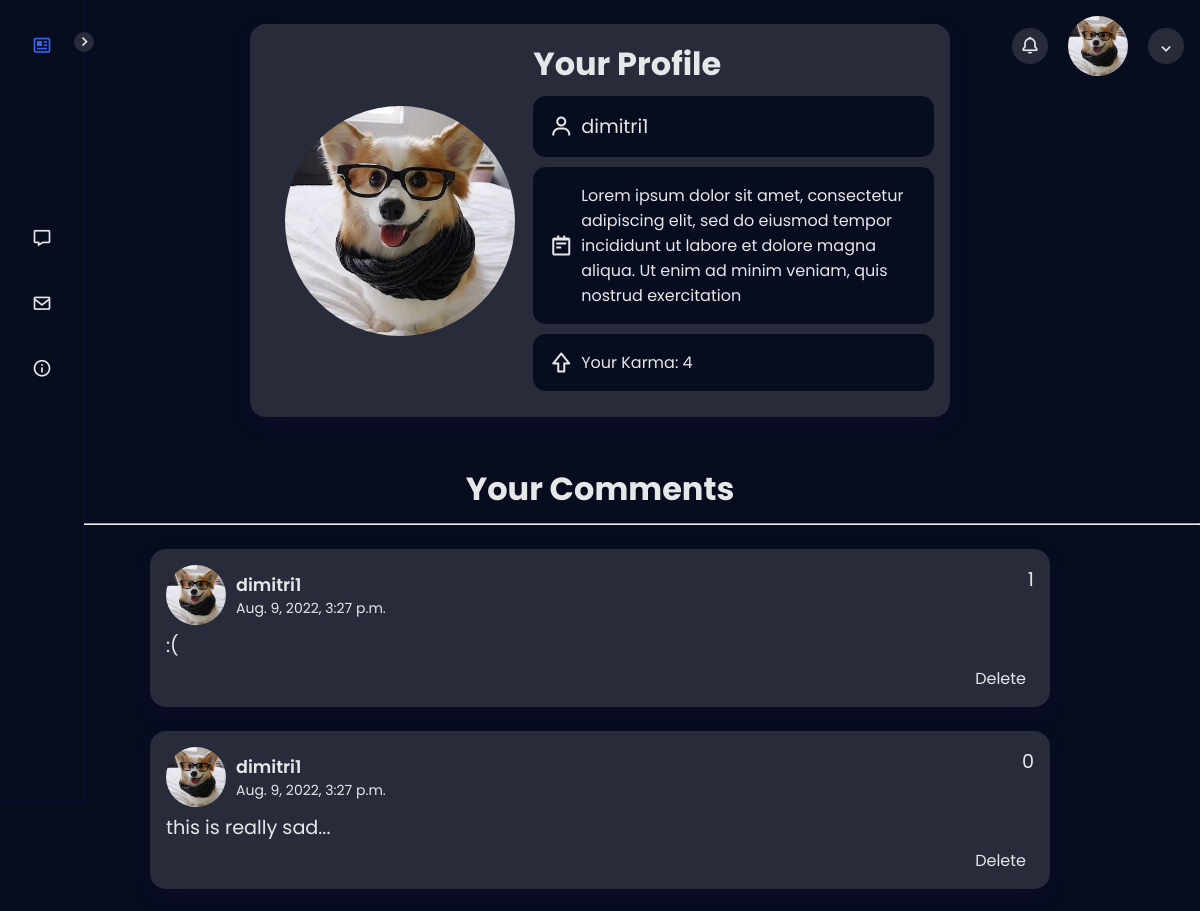
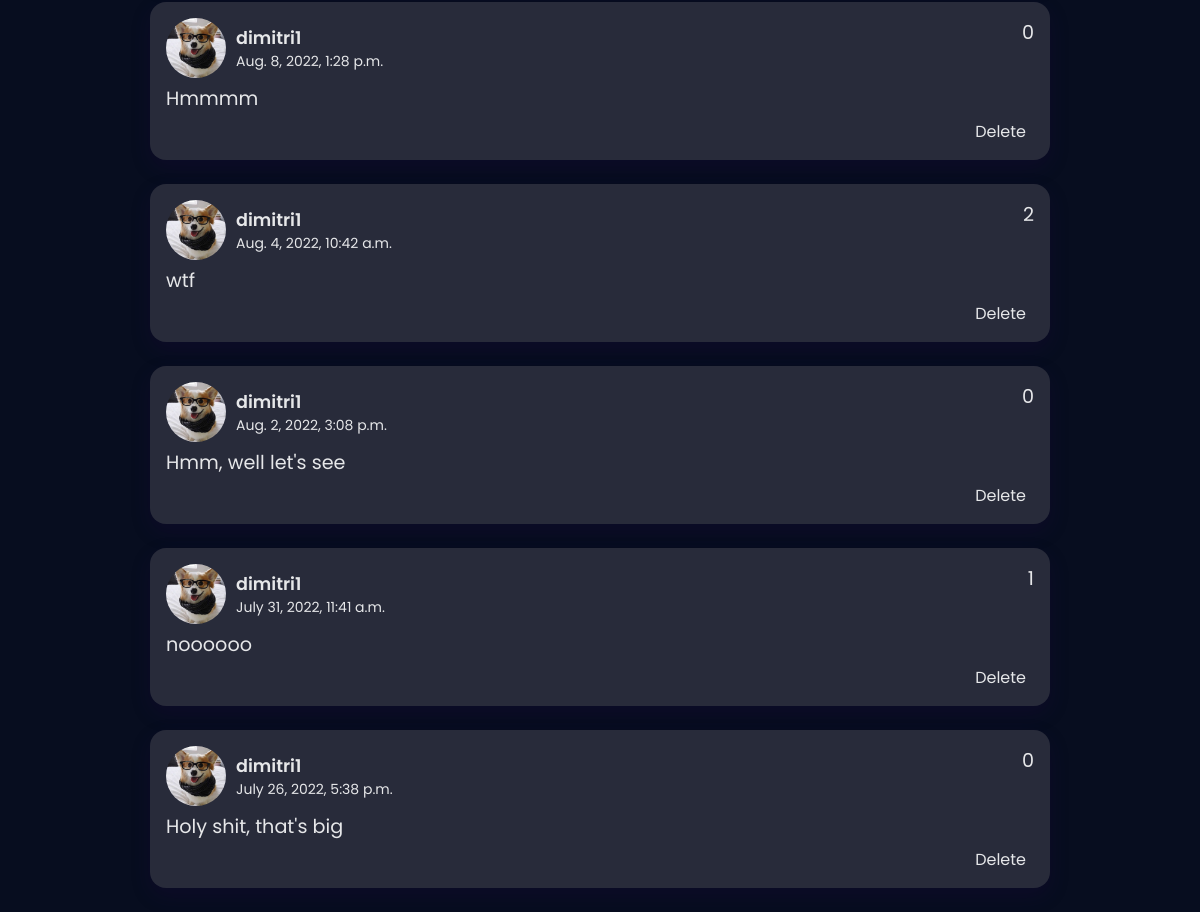
The page /u/c5399a23-36cf-4a9a-b5d0-565877114f48/ (signed in) on the database its author committed (2 pictures, top to bottom).
### users/models.py (models this page shows, shortened)
class Profile(models.Model):
    user = models.OneToOneField(
        User, on_delete=models.CASCADE, null=True, blank=True)
    email = models.EmailField(max_length=500, null=True, blank=True)
    username = models.CharField(max_length=200, null=True, blank=True)
    short_bio = models.CharField(max_length=1000, null=True, blank=True)
    profile_image = models.ImageField(null=True, blank=True,
                                    upload_to='static/imgs/profiles/', default='static/imgs/profiles/profile_default.png')
    created = models.DateTimeField(auto_now_add=True)
    id = models.UUIDField(default=uuid.uuid4, unique=True,
                        primary_key=True, editable=False)

class Comment(models.Model):
    owner = models.ForeignKey(Profile, on_delete=models.CASCADE, null=True, blank=True)
    post = models.ForeignKey(Article, on_delete=models.CASCADE, null=True, blank=True)
    comment_body = models.TextField(max_length=2000)
    answers = models.ManyToManyField('Answer', blank=True)
    is_answer = models.BooleanField(default=False)
    activities = models.ManyToManyField('Activity', blank=True)
    created = models.DateTimeField(auto_now_add=True)
    id = models.UUIDField(default=uuid.uuid4, unique=True,
                        primary_key=True, editable=False)

### users/views.py (the view)
# urls.py: path('u/<str:pk>/', views.userProfile, name='user_profile'),
def userProfile(request, pk):
    context = {}
    single_user = Profile.objects.get(id=pk)
    comments = Comment.objects.filter(owner=single_user).order_by('-created')
    if request.user.is_authenticated:
        profile = Profile.objects.get(user=request.user)
    context = {'single_user': single_user, 'comments': comments, 'profile': profile}
    return render(request, 'users/user_profile.html', context)

### news/templatetags/news_tags.py (called while the page is built)
@register.filter(name='comment_rating')
def comment_rating(comment_id):
    comment = Comment.objects.get(id=comment_id)
    activities = comment.activity_set.all()
    upvotes = activities.filter(activity_type='U').count()
    downvotes = activities.filter(activity_type='D').count()
    rating = upvotes - downvotes
    return rating

@register.filter(name='rating_count')
def rating_count(user_id):
    user_profile = Profile.objects.get(id=user_id)
    comments = Comment.objects.filter(owner=user_profile)
    count = 0
    for comment in comments:
        count += comment_rating(comment.id)
    return count

### users/templates/users/user_profile.html (shortened to what this page needs)
{% extends 'main.html' %}
{% load news_tags %}
{% block content %}
<div class="profile-wrapper">
    <div class="profile">
        <div class="profile__contents">
            <div class="profile__img">
                <img src="{{ single_user.profile_image.url }}" class="profile__img_wrapped" />
            </div>
            <div class="profile__header">
                {% if request.user.is_authenticated and request.user == single_user.user %}
                <h1>Your Profile</h1>
                {% else %}
                <h1>{{single_user.username}}'s Profile</h1>
                {% endif %}
            </div>
            <div class="profile__info">
                <div class="profile__box">
                    <i class='bx bx-user profile__icon'></i>
                    <span class="profile__username">{{ single_user.username }}</span>
                </div>
                <div class="profile__box">
                    <i class='bx bx-notepad profile__icon'></i>
                    <span class="profile__bio">{{ single_user.short_bio }}</span>
                </div>
                <div class="profile__box">
                    <i class='bx bx-upvote profile__icon' ></i>
                    <span>Your Karma: {{ single_user.id|rating_count }}</span>
                </div>
            </div>
        </div>
    </div>
    <div class="profile__comments__header">
        <h1>Your Comments</h1>
    </div>
    <hr>
    <div class="article__comments_history">
        {% for comment in comments %}
        <div class="article__comments_body">
            <a class="comment_link_wrapper" href="{% url 'single_article' comment.post.link_main %}">
                <div class="article__comment_user">
                    <div class="acc__comment_user_left">
                        <img class="acc__comment_user_img" src="{{ comment.owner.profile_image.url }}" />
                        <div class="acc__comment_user_time">
                            <p class="acc__comment_username">{{ comment.owner.username }}</p>
                            <p class="acc__comment_time">{{ comment.created }}</p>
                        </div>
                    </div>
                    <div class="acc__comment_user_right">
                        <div class="acc__comment_vote">
                            <span>{{ comment.id|comment_rating }}</span>
                        </div>
                    </div>
                </div>
                <div class="article__comment_content">
                    <div class="article__comment_text">
                        <p class="article__comment_text_comment">{{ comment.comment_body|linebreaksbr }}</p>
                    </div>
                </a>
                    <div class="article__comment_answer">
                        {% if request.user.is_authenticated %}
                            {% if request.user == comment.owner.user %}
                                <a href="{% url 'delete_comment' comment.id %}" class="article__comment_delete_btn">Delete</a>
                            {% endif %}
                        {% endif %}
                    </div>
                </div>
        </div>
        {% endfor %}
{% endblock %}

### templates/main.html (shortened to what this page needs)
{% load static %}
<!DOCTYPE html>
    <html lang="en">
    <head>
        <link href="https://www.cssscript.com/demo/sticky.css" rel="stylesheet" type="text/css">
        <link href='https://unpkg.com/boxicons@2.1.2/css/boxicons.min.css' rel='stylesheet'>
        <link rel="stylesheet" href="{% static 'styles/main.css' %}">
    </head>
    <body>
        {% include 'navbar.html' %}
        {% include 'acc_show.html' %}
        {% block content %}
        {% endblock %}
    </body>
</html>

### templates/navbar.html (shortened to what this page needs)
<div class="nav" id="nav">
    <nav class="nav__content">
        <div class="nav__toggle" id="nav-toggle">
            <i class='bx bx-chevron-right' ></i>
        </div>
        <a href="{% url 'news_main' %}" class="nav__logo">
            <i class='bx bx-news' ></i>
        </a>
        <div class="nav__list">
            <a href="#" class="nav__link">
                <i class='bx bx-message' ></i>
            </a>
            <a href="{% url 'inbox' %}" class="nav__link">
                <i class='bx bx-envelope' ></i>
            </a>
            <a href="{% url 'about_page' %}" class="nav__link">
                <i class='bx bx-info-circle'></i>
            </a>
        </div>
    </nav>
</div>

### templates/acc_show.html (shortened to what this page needs)
{% load static %}
<div class="acc_show">
    <div class="acc_show_btns">
        <div class="acc_icon">
            <div class="acc_notifications_btn">
                <i class='bx bx-bell'></i>
            </div>
        </div>
        {% if request.user.is_authenticated %}
        <a class="acc_logged_in" href="{% url 'user_profile' profile.id %}">
            <img src="{{ profile.profile_image.url }}" class="acc_login_img">
        </a>
        <div class="acc_icon" id="acc_show_menu" onclick="showAccMenu()">
            <div class="acc_drop_down">
                <i class='bx bx-chevron-down' id="arrow_to_rotate"></i>
            </div>
        </div>
        {% endif %}
    </div>
</div>

### rows shown on the page
Profile: profile_image (picture), username "dimitri1", short_bio "Lorem ipsum dolor sit amet, consectetur adipiscing elit, sed do eiusmod tempor incididunt ut labore et dolore magna aliqua. Ut enim ad minim veniam, quis nostrud exercitation", id|rating_count "4"
Comment: owner.profile_image (picture), owner.username "dimitri1", created "Aug. 9, 2022, 3:27 p.m.", id|comment_rating "1", comment_body ":(", shows "Delete"
Comment: owner.profile_image (picture), owner.username "dimitri1", created "Aug. 9, 2022, 3:27 p.m.", id|comment_rating "0", comment_body "this is really sad...", shows "Delete"
Comment: owner.profile_image (picture), owner.username "dimitri1", created "Aug. 8, 2022, 1:28 p.m.", id|comment_rating "0", comment_body "Hmmmm", shows "Delete"
Comment: owner.profile_image (picture), owner.username "dimitri1", created "Aug. 4, 2022, 10:42 a.m.", id|comment_rating "2", comment_body "wtf", shows "Delete"
Comment: owner.profile_image (picture), owner.username "dimitri1", created "Aug. 2, 2022, 3:08 p.m.", id|comment_rating "0", comment_body "Hmm, well let's see", shows "Delete"
Comment: owner.profile_image (picture), owner.username "dimitri1", created "July 31, 2022, 11:41 a.m.", id|comment_rating "1", comment_body "noooooo", shows "Delete"
Comment: owner.profile_image (picture), owner.username "dimitri1", created "July 26, 2022, 5:38 p.m.", id|comment_rating "0", comment_body "Holy shit, that's big", shows "Delete"
